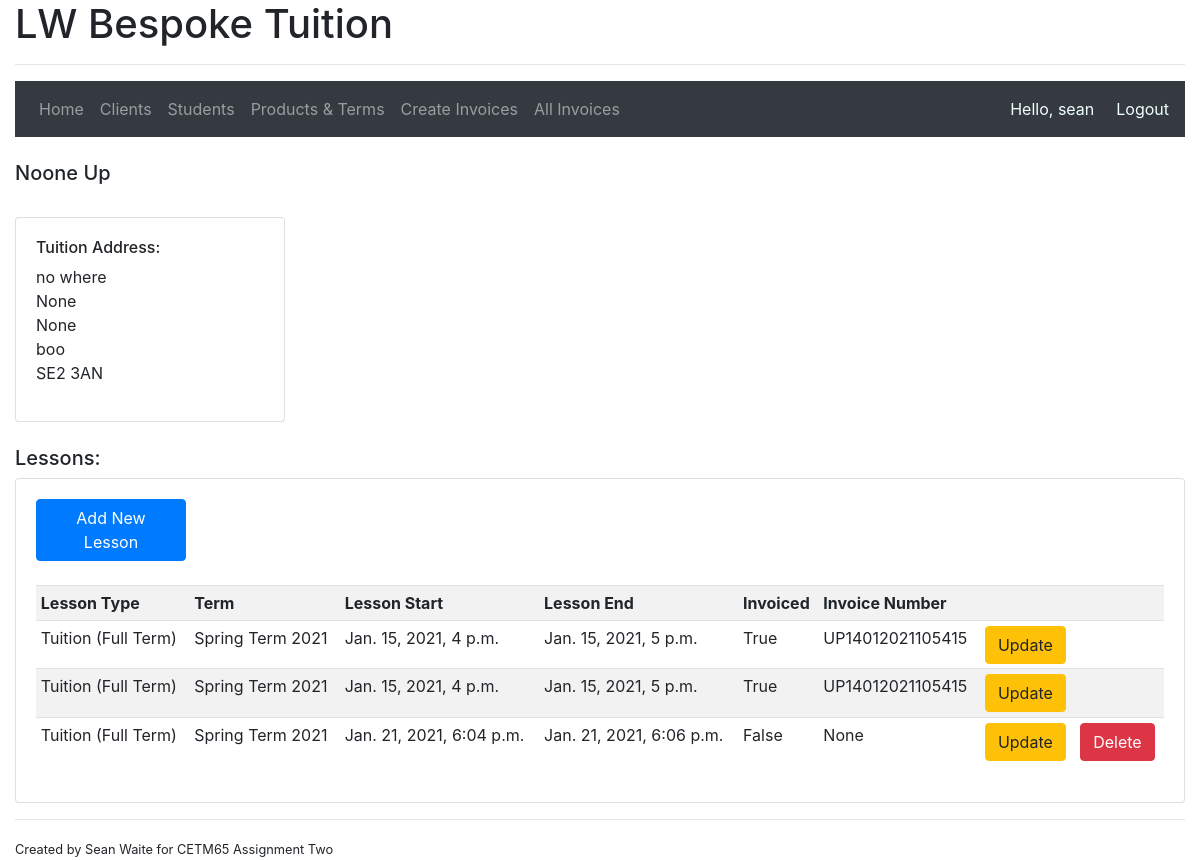
/yourchild/1 (signed in), run on an earlier commit of the app's database.
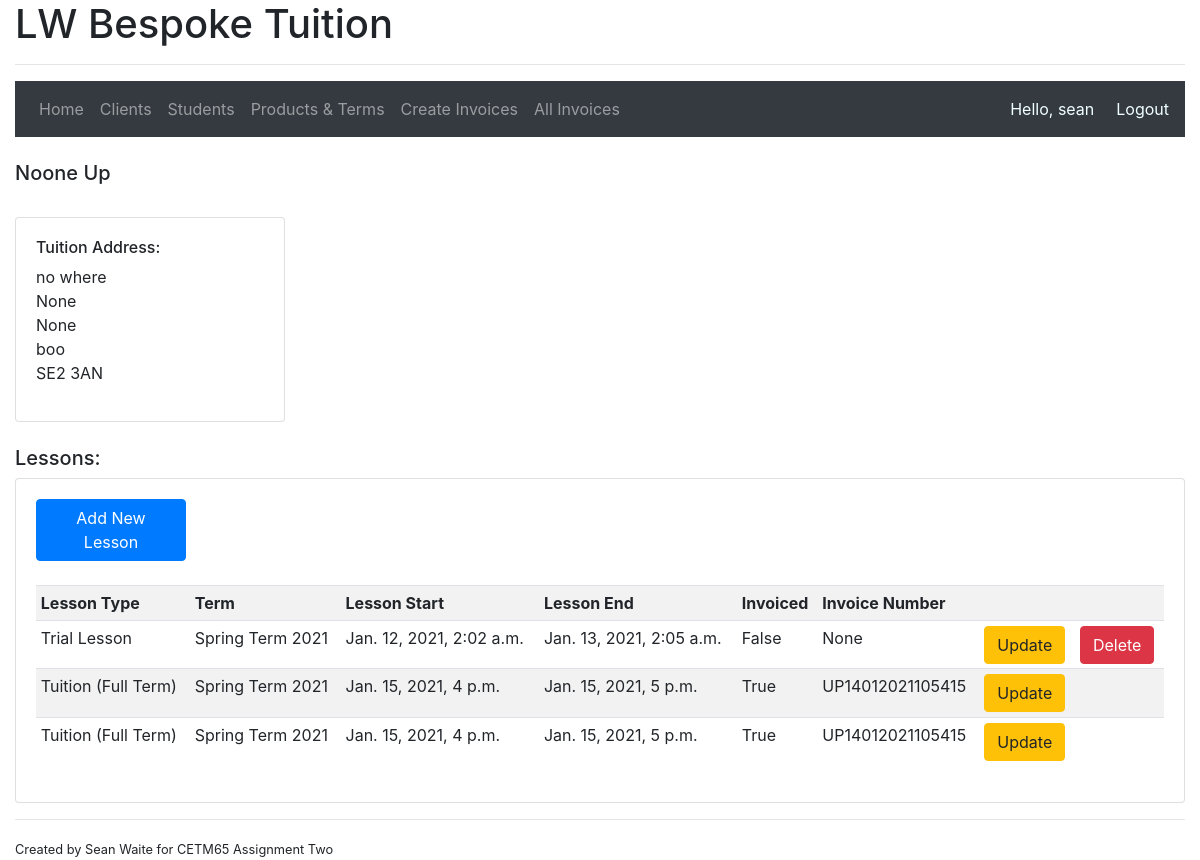
And on a later commit of the database.
### accounts/models.py (models this page shows, shortened)
class TuitionAddress(models.Model):
    student = models.ForeignKey(Student, related_name='address_student', on_delete=models.CASCADE)
    line_one = models.CharField('Address Line One', max_length=100)
    line_two = models.CharField('Address Line Two', max_length=100, null=True, blank=True)
    line_three = models.CharField('Address Line Three', max_length=100, null=True, blank=True)
    town = models.CharField('Town/City', max_length=100)
    postcode = models.CharField(max_length=10)
    effective_from_date = models.DateField(default=now)
    effective_to_date = models.DateField(null=True, blank=True)
    date_inserted = models.DateTimeField(auto_now_add=True)
    class Meta:
        verbose_name = 'Student Address'
        verbose_name_plural = 'Student Address'

class Lesson(models.Model):
    student = models.ForeignKey(Student, null=True, related_name='lesson_student', on_delete=models.SET_NULL)
    lesson_type = models.ForeignKey(Products, related_name='lesson_link', on_delete=models.PROTECT)
    term = models.ForeignKey(Term, null=True, related_name='term', on_delete=models.SET_NULL)
    lesson_start = models.DateTimeField()
    lesson_end = models.DateTimeField()
    invoiced = models.BooleanField(default=False)
    invoice_number = models.ForeignKey(Invoices, null=True, blank=True, related_name='invoice_no', on_delete=models.SET_NULL)

class Products(models.Model):
    product_name = models.CharField(max_length=100)
    price = models.DecimalField(max_digits=8, decimal_places=2)
    effective_from_date = models.DateField(default=now)
    effective_to_date = models.DateField(null=True, blank=True)
    date_inserted = models.DateTimeField(auto_now_add=True)
    class Meta:
        verbose_name = 'Product'
        verbose_name_plural = 'Products'
    def __str__(self):
        return str(self.product_name)

class Term(models.Model):
    term_name = models.CharField(max_length=100)
    term_start_date = models.DateField()
    term_end_date = models.DateField()
    half_term_start_date = models.DateField()
    half_term_end_date = models.DateField()
    def __str__(self):
        return str(self.term_name)

class Invoices(models.Model):
    DRAFT = 1
    ISSUED = 2
    UNPAID = 3
    PART_PAID = 4
    PAID = 5
    STATUS_CHOICES = (
        (DRAFT,'Draft'),
        (ISSUED,'Issued'),
        (UNPAID,'Unpaid'),
        (PART_PAID,'Part paid'),
        (PAID, 'Paid'),
    )
    invoice_number = models.CharField(max_length=20, unique=True)
    client = models.ForeignKey(Client, related_name='invoices', on_delete=models.CASCADE)
    status = models.IntegerField(choices=STATUS_CHOICES, default=1)
    total_amount = models.DecimalField(max_digits=8, decimal_places=2)
    amount_paid = models.DecimalField(max_digits=8, decimal_places=2)
    amount_outstanding = models.DecimalField(max_digits=8, decimal_places=2)
    date_created = models.DateTimeField(auto_now_add=True)
    def __str__(self):
        return str(self.invoice_number)

### accounts/decorators.py (the view)
        def wrapper_func(request, *args, **kwargs):
            denied = False
            for roles in allowed_roles:
                if request.user.groups.filter(name = roles).exists():
                    return view_func(request, *args, **kwargs)
                else:
                    denied = True
            if denied == True:
                return redirect('accounts:home')

### accounts/views.py (called while the page is built)
@login_required(login_url='accounts:login')
@allowedUsers(allowed_roles=['admin'])
def student(request, student):
    student = Student.objects.get(pk=student)
    tuition_address = student.address_student.all()
    lessons = student.lesson_student.all().order_by('lesson_start')
    context = {'student': student, 'lessons': lessons, 'address': tuition_address}
    return render(request, 'accounts/student.html', context)

### accounts/templates/accounts/student.html
{% extends "accounts/main.html" %}
{% block main %}
<br>
<h5>{{ student.forename }} {{ student.surname }}</h5>
<div class="row">
    <div class = "col-md-3">
        <br>
        <div class="card card-body">
            <ul class="list-unstyled">
                <h6>Tuition Address:</h6>
                {% for home in address %}
                    <li>{{ home.line_one }}</li>
                    <li>{{ home.line_two }}</li>
                    <li>{{ home.line_three }}</li>
                    <li>{{ home.town }}</li>
                    <li>{{ home.postcode }}</li>
                {% endfor %}
            </ul>
        </div>
    </div>
</div>
<br>
<h5>Lessons:</h5>
<div class="card card-body">
    <a style="width: 150px" class="btn btn-primary" href="{% url 'accounts:addlessons' student.pk %}">
        Add New Lesson</a>
    <br>
    <table class="table table-sm table-striped">
        <tr>
            <th>Lesson Type</th>
            <th>Term</th>
            <th>Lesson Start</th>
            <th>Lesson End</th>
            <th>Invoiced</th>
            <th>Invoice Number</th>
            <th></th>
            <th></th>
        </tr>
        {% for lesson in lessons %}
            {% if student == lesson.student %}
            <tr>
                <td>{{ lesson.lesson_type }}</td>
                <td>{{ lesson.term }}</td>
                <td>{{ lesson.lesson_start }}</td>
                <td>{{ lesson.lesson_end }}</td>
                <td>{{ lesson.invoiced }}</td>
                <td>{{ lesson.invoice_number }}</td>
                <td><a class="btn btn-warning" href="{% url 'accounts:updatelesson' lesson.pk %}">
                    Update</a></td>
                <td>{% if lesson.invoiced is False %}
                        <a class="btn btn-danger" href="{% url 'accounts:deletelesson' lesson.pk %}">
                            Delete</a>
                    {% endif %}
                </td>
            </tr>
            {% endif %}
        {% endfor %}
    </table>
</div>
{% endblock %}

What changed in the data, as far as the page shows it:
removed Lesson: lesson_type "Tuition (Full Term)", term "Spring Term 2021", lesson_start "Jan. 21, 2021, 6:04 p.m.", lesson_end "Jan. 21, 2021, 6:06 p.m.", invoiced "False", invoice_number "None", shows "Delete"
added Lesson: lesson_type "Trial Lesson", term "Spring Term 2021", lesson_start "Jan. 12, 2021, 2:02 a.m.", lesson_end "Jan. 13, 2021, 2:05 a.m.", invoiced "False", invoice_number "None", shows "Delete"
